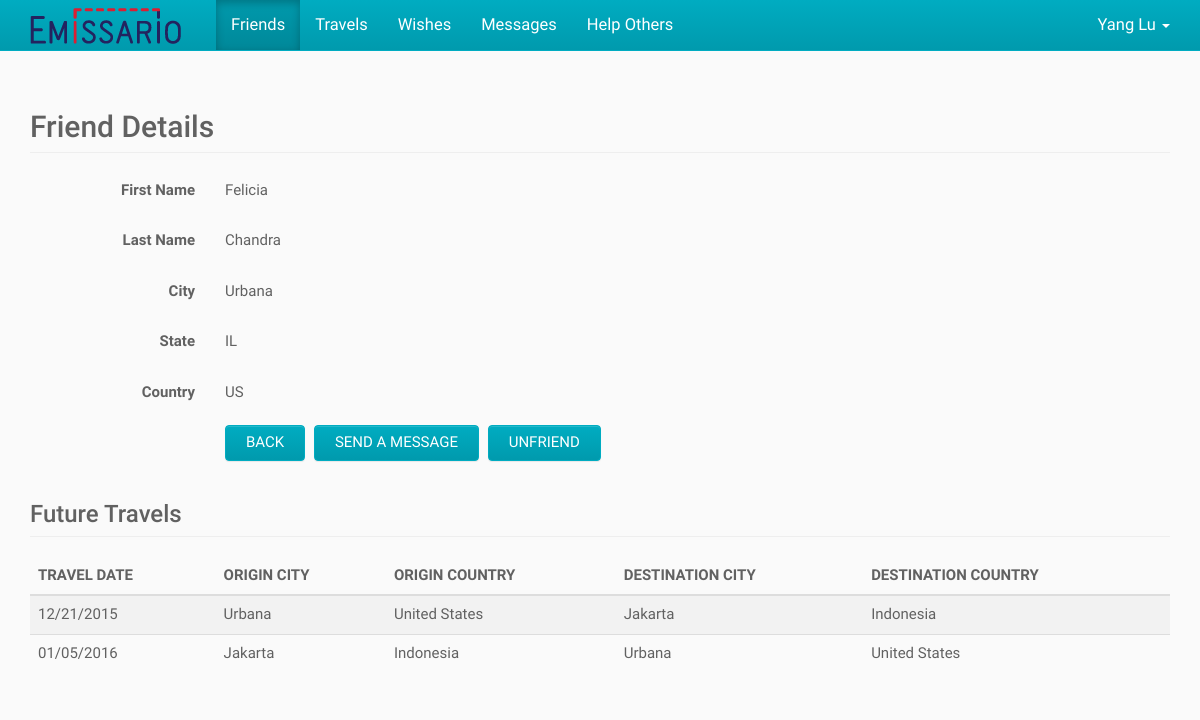
The app's page /index.php/friends/view/1 (signed in) with its own data.
### tables this page shows
CREATE TABLE IF NOT EXISTS User (
	ID BIGINT NOT NULL AUTO_INCREMENT,
    First_Name VARCHAR(100) NOT NULL,
    Last_Name VARCHAR(100) NULL,
    Email VARCHAR(100) NOT NULL UNIQUE,
    `Password` CHAR(255) NOT NULL,
    City VARCHAR(100) NULL,
    State VARCHAR(100) NULL,
    Country VARCHAR(2) NULL,
    Phone VARCHAR(100) NULL,
    Created_On DATETIME NULL,
    Modified_On DATETIME NULL,
    PRIMARY KEY (ID)
);

CREATE TABLE IF NOT EXISTS Travel (
	ID BIGINT NOT NULL AUTO_INCREMENT,
    User_ID BIGINT NOT NULL,
    Origin_City VARCHAR(100) NULL,
    Origin_Country VARCHAR(2) NULL,
    Destination_City VARCHAR(100) NULL,
    Destination_Country VARCHAR(2) NULL,
    Travel_Date DATE NULL,
    Created_On DATETIME NULL,
    Modified_On DATETIME NULL,
    PRIMARY KEY (ID),
    FOREIGN KEY (User_ID) REFERENCES User (ID)
);

CREATE TABLE IF NOT EXISTS Country (
	Country_Code VARCHAR(2) NOT NULL,
    Country_Name VARCHAR(100) NOT NULL,
    Created_On DATETIME NULL,
    Modified_On DATETIME NULL,
    PRIMARY KEY (Country_Code)
);

### application/controllers/friends.php (called while the page is built, shortened)
<?php
class Friends
{
	public function view($friendID)
	{
		$userID = $GLOBALS["beans"]->siteHelper->getSession("userID");
		$friend = $GLOBALS["beans"]->friendService->getFriend($friendID, $userID);
		$travels = $GLOBALS["beans"]->travelService->getTravels($friendID, "future");
		require APP . 'views/_templates/header.php';
		require APP . 'views/friends/view.php';
		require APP . 'views/_templates/footer.php';
	}
}

### index.php (called while the page is built, shortened)
<?php
require APP . '/core/application.php';
$app = new Application();

### application/core/service.php (called while the page is built)
<?php
class Service
{
	function __construct($model)
	{
		$this->model = $model;
	}
}

### application/core/model.php (called while the page is built)
<?php
class Model
{
	function __construct($db)
	{
		$this->db = $db;
	}
}

### application/models/userModel.php (called while the page is built, shortened)
<?php
class UserModel extends Model
{
	public function getUser($userID)
	{
		$sql = "SELECT User.*, Country.Country_Name, State.State_Name
				FROM User
				LEFT JOIN Country ON Country.Country_Code = User.Country
				LEFT JOIN State ON State.State_Code = User.State
				WHERE User.ID = :user_id";
		$parameters = array(":user_id" => $userID);
		return $GLOBALS["beans"]->queryHelper->getSingleRowObject($this->db, $sql, $parameters);
	}
}

### application/helpers/queryHelper.php (called while the page is built, shortened)
<?php
class QueryHelper
{
	public function getSingleRowObject($db, $sql, $parameters) {
		$query = $db->prepare($sql);
		$query->execute($parameters);
		$result = $query->fetch();
		return $result;
	}
}

### application/services/userService.php (called while the page is built, shortened)
<?php
class UserService extends Service
{
	public function getUser($userID)
	{
		return $this->model->getUser($userID);
	}
}

### application/models/friendModel.php (called while the page is built, shortened)
<?php
class FriendModel extends Model
{
	public function getFriend($friendID, $userID = "")
	{
		$sql = "SELECT User.ID, User.First_Name, User.Last_Name, User.City, User.State, User.Country, User.Email
				FROM User";
		if (is_numeric($userID))
		{
			$sql .= " INNER JOIN (
					SELECT User_ID2 AS Friend_ID
					FROM Friend
					WHERE User_ID1 = :user_id
						AND Pending = 0
					UNION
						SELECT User_ID1 AS Friend_ID
						FROM Friend
						WHERE User_ID2 = :user_id
							AND Pending = 0
				) F ON F.Friend_ID = User.ID";
		}
		$sql .= " WHERE User.ID = :friend_id";
		$parameters = array(':friend_id' => $friendID);
		if (is_numeric($userID))
		{
			$parameters[":user_id"] = $userID;
		}
		return $GLOBALS["beans"]->queryHelper->getSingleRowObject($this->db, $sql, $parameters);
	}
}

### application/services/friendService.php (called while the page is built, shortened)
<?php
class FriendService extends Service
{
	public function getFriend($friendID, $userID = "")
	{
		return $this->model->getFriend($friendID, $userID);
	}
}

### application/models/travelModel.php (called while the page is built, shortened)
<?php
class TravelModel extends Model
{
	public function getTravels($userID, $travelDateType = "", $search = "")
	{
		$sql = "SELECT Travel.*,
					DATE_FORMAT(Travel.Travel_Date, '%m/%d/%Y') AS Formatted_Travel_Date,
					Orig_Country.Country_Name AS Origin_Country_Name,
					Dest_Country.Country_Name AS Destination_Country_Name
				FROM Travel
				LEFT JOIN Country Orig_Country ON Orig_Country.Country_Code = Travel.Origin_Country
				LEFT JOIN Country Dest_Country ON Dest_Country.Country_Code = Travel.Destination_Country
				WHERE Travel.User_ID = :user_id";
		if (strcasecmp($travelDateType, "future") == 0)
		{
			$sql .= " AND Travel.Travel_Date > DATE(NOW())";
		}
		else if (strcasecmp($travelDateType, "past") == 0)
		{
			$sql .= " AND Travel.Travel_Date <= DATE(NOW())";
		}
		$sql .= " ORDER BY Travel.Travel_Date";
		$parameters = array(":user_id" => $userID);
		$query = $this->db->prepare($sql);
		$query->execute($parameters);
		return $query->fetchAll();
	}
}

### application/services/travelService.php (called while the page is built, shortened)
<?php
class TravelService extends Service
{
	public function getTravels($userID, $travelDateType = "", $search = "")
	{
		return $this->model->getTravels($userID, $travelDateType, $search);
	}
}

### application/views/friends/view.php (the view, shortened to what this page needs)
<div class="container">
	<h2 class="page-header">Friend Details</h2>
	<div class="section form-horizontal">
		<div class="form-group">
			<label class="col-sm-2 control-label">First Name</label>
			<div class="col-sm-10">
				<p class="form-control-static"><?php echo $friend->First_Name ?></p>
			</div>
		</div>
		<div class="form-group">
			<label class="col-sm-2 control-label">Last Name</label>
			<div class="col-sm-10">
				<p class="form-control-static"><?php echo $friend->Last_Name ?></p>
			</div>
		</div>
		<div class="form-group">
			<label class="col-sm-2 control-label">City</label>
			<div class="col-sm-10">
				<p class="form-control-static"><?php echo $friend->City ?></p>
			</div>
		</div>
		<div class="form-group">
			<label class="col-sm-2 control-label">State</label>
			<div class="col-sm-10">
				<p class="form-control-static"><?php echo $friend->State ?></p>
			</div>
		</div>
		<div class="form-group">
			<label class="col-sm-2 control-label">Country</label>
			<div class="col-sm-10">
				<p class="form-control-static"><?php echo $friend->Country ?></p>
			</div>
		</div>
		<div class="form-group">
			<div class="col-sm-offset-2 col-sm-10">
				<button type="button" id="back" class="btn btn-default">Back</button>
				<button type="button" id="send" class="btn btn-default">Send a Message</button>
				<button type="button" id="unfriend" class="btn btn-default">Unfriend</button>
			</div>
		</div>
	</div>
	<div class="section">
		<h3 class="page-header">Future Travels</h3>
		<div class="table-responsive">
			<table class="table table-striped">
				<thead>
					<tr>
						<th>Travel Date</th>
						<th>Origin City</th>
						<th>Origin Country</th>
						<th>Destination City</th>
						<th>Destination Country</th>
					</tr>
				</thead>
				<tbody>
					<?php foreach ($travels as $travel) { ?>
						<tr>
							<td><?php echo $travel->Formatted_Travel_Date ?></td>
							<td><?php echo $travel->Origin_City ?></td>
							<td><?php echo $travel->Origin_Country_Name ?></td>
							<td><?php echo $travel->Destination_City ?></td>
							<td><?php echo $travel->Destination_Country_Name ?></td>
						</tr>
					<?php } ?>
				</tbody>
			</table>
		</div>
	</div>
</div>

### application/core/application.php (shortened to what this page needs)
<?php
class Application
{
	private $url_controller = null;
	private $url_action = null;
	private $url_params = array();
    public function __construct()
    {
        if (!$this->url_controller) {
            require APP . 'controllers/home.php';
            $page = new Home();
            $page->index();
        } elseif (file_exists(APP . 'controllers/' . $this->url_controller . '.php')) {
            $this->url_controller = new $this->url_controller();
            if (method_exists($this->url_controller, $this->url_action)) {
                if(!empty($this->url_params)) {
                    call_user_func_array(array($this->url_controller, $this->url_action), $this->url_params);
                } else {
                    $this->url_controller->{$this->url_action}();
                }
            }
        } else {
            require APP . 'controllers/error.php';
            $page = new Error();
            $page->index();
        }
    }
    private function getUrlWithoutModRewrite()
    {
        $url = explode('/', $_SERVER['REQUEST_URI']);
        $url = array_diff($url, array('', 'index.php'));
        $url = array_values($url);
        $this->url_controller = isset($url[0]) ? $url[0] : null;
        $this->url_action = isset($url[1]) ? $url[1] : null;
        unset($url[0], $url[1]);
        $this->url_params = array_values($url);
    }
	private function loadHelpers()
	{
		require APP . '/helpers/queryHelper.php';
		require APP . '/helpers/siteHelper.php';
	}
	private function loadServices()
	{
		require APP . '/core/model.php';
		require APP . '/models/friendModel.php';
		require APP . '/models/travelModel.php';
		require APP . '/models/userModel.php';
		require APP . '/core/service.php';
		require APP . '/services/friendService.php';
		require APP . '/services/travelService.php';
		require APP . '/services/userService.php';
	}
}

### application/views/_templates/header.php (shortened to what this page needs)
<?php
$activeView = "";
if (array_key_exists("PATH_INFO", $_SERVER)) {
	$pathInfoArray = explode("/", $_SERVER["PATH_INFO"]);
	$activeView = $pathInfoArray[1];
}
if (!isset($user)) {
	$user = $GLOBALS["beans"]->userService->getUser($userID);
}
?><!DOCTYPE html>
<html lang="en">
<head>
	<link href="<?php echo URL; ?>public/css/bootstrap.css" rel="stylesheet">
	<link href="<?php echo URL; ?>public/css/bootstrap-theme.css" rel="stylesheet">
	<link href="<?php echo URL; ?>public/css/bootstrap-datepicker3.css" rel="stylesheet">
</head>
<body>
	<nav class="navbar navbar-inverse navbar-fixed-top">
		<div class="container">
			<div class="navbar-header">
				<a class="navbar-brand" href="<?php echo URL_WITH_INDEX_FILE; ?>">
					<img alt="Emissario" src="<?php echo URL; ?>public/img/logo.png" />
				</a>
			</div>
			<?php if (is_numeric($userID)) { ?>
				<div id="navbar" class="navbar-collapse collapse">
					<ul class="nav navbar-nav navbar-left">
						<?php echo $GLOBALS["beans"]->siteHelper->getNavigationHTML($activeView); ?>
					</ul>
					<ul class="nav navbar-nav navbar-right">
						<li class="dropdown">
							<a class="dropdown-toggle" href="#!" aria-expanded="false" aria-haspopup="true" role="button" data-toggle="dropdown">
								<?php echo $user->First_Name . " " . $user->Last_Name ?>
								<span class="caret"></span>
							</a>
						</li>
					</ul>
				</div>
			<?php } ?>
		</div>
	</nav>

### application/helpers/siteHelper.php
<?php
class SiteHelper
{
	public function getNavigationHTML($activeView)
	{
		$html = "";
		$views = array(
				"friends" => "Friends",
				"travels" => "Travels",
				"wishes" => "Wishes",
				"messages" => "Messages",
				"helps" => "Help Others"
			);
		foreach ($views as $view => $viewTitle)
		{
			$html .= '<li ';
			if (strcasecmp($activeView,$view) == 0)
			{
				$html .= 'class="active"';
			}
			$html .= '>
					<a href="' . URL_WITH_INDEX_FILE . $view . '">' . $viewTitle . '</a>
				</li>';
		}
		return $html;
	}
	public function getSession($variableName)
	{
		$value = "";
		if (array_key_exists($variableName, $_SESSION))
		{
			$value = $_SESSION[$variableName];
		}
		return $value;
	}
}

### application/views/_templates/footer.php (shortened to what this page needs)
</body>
</html>

### records on screen
user: First_Name "Yang", Last_Name "Lu"
user: First_Name "Felicia", Last_Name "Chandra", City "Urbana", State "IL", Country "US"
travel: Formatted_Travel_Date "12/21/2015", Origin_City "Urbana", country.Country_Name "United States", Destination_City "Jakarta", country.Country_Name "Indonesia"
travel: Formatted_Travel_Date "01/05/2016", Origin_City "Jakarta", country.Country_Name "Indonesia", Destination_City "Urbana", country.Country_Name "United States"

### other values on screen
$viewTitle "Friends"
$viewTitle "Travels"
$viewTitle "Wishes"
$viewTitle "Messages"
$viewTitle "Help Others"
